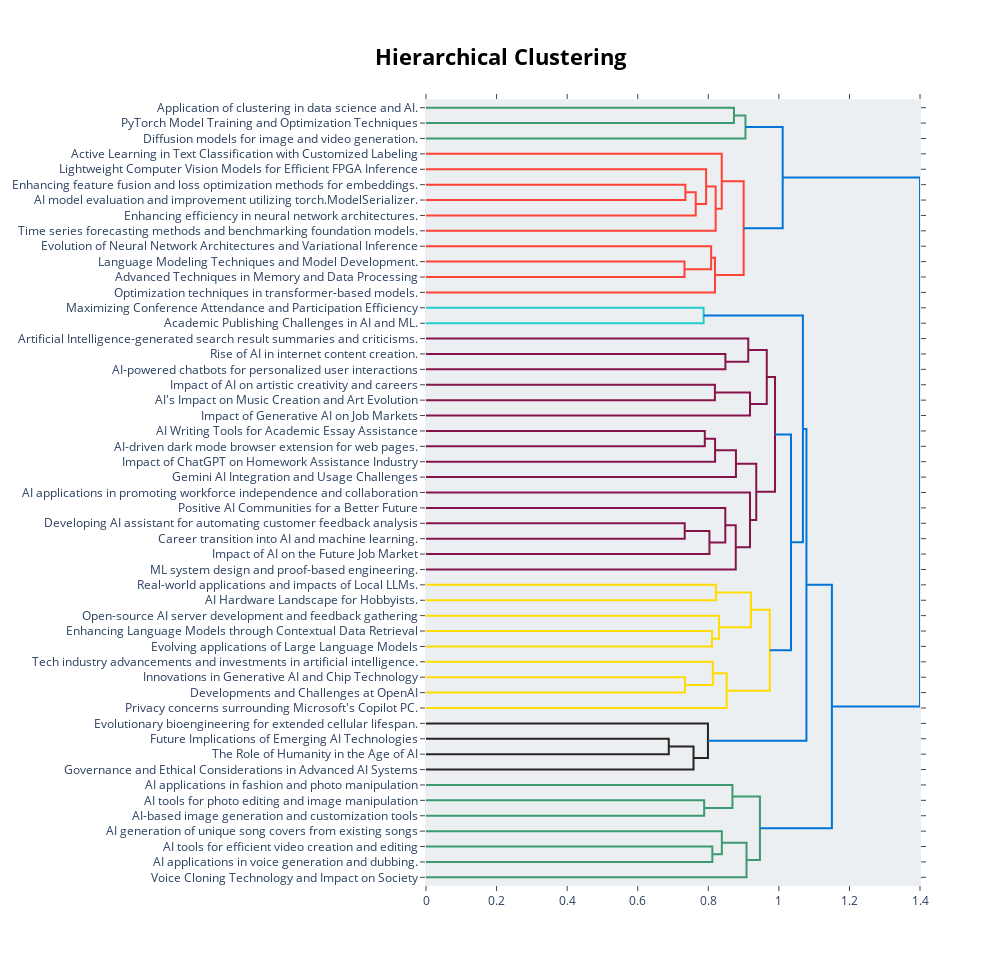

Here is the notebook cell this chart was saved with:
### Code cell
topic_model.visualize_hierarchy(custom_labels=True)

### Figure 1 — Plotly figure (JSON) as saved in the notebook; plotly's stock layout.template omitted (floating-point values rounded to 4 significant figures)
{"data": [{"hoverinfo": "text", "marker": {"color": "rgb(61,153,112)"}, "mode": "lines", "type": "scatter", "x": [0, 0.8727, 0.8727, 0], "xaxis": "x", "y": [-5, -5, -15, -15], "yaxis": "y"}, {"hoverinfo": "text", "marker": {"color": "rgb(61,153,112)"}, "mode": "lines", "type": "scatter", "x": [0.8727, 0.9053, 0.9053, 0], "xaxis": "x", "y": [-10, -10, -25, -25], "yaxis": "y"}, {"hoverinfo": "text", "marker": {"color": "rgb(255,65,54)"}, "mode": "lines", "type": "scatter", "x": [0, 0.7352, 0.7352, 0], "xaxis": "x", "y": [-55, -55, -65, -65], "yaxis": "y"}, {"hoverinfo": "text", "marker": {"color": "rgb(255,65,54)"}, "mode": "lines", "type": "scatter", "x": [0.7352, 0.7644, 0.7644, 0], "xaxis": "x", "y": [-60, -60, -75, -75], "yaxis": "y"}, {"hoverinfo": "text", "marker": {"color": "rgb(255,65,54)"}, "mode": "lines", "type": "scatter", "x": [0, 0.7938, 0.7938, 0.7644], "xaxis": "x", "y": [-45, -45, -67.5, -67.5], "yaxis": "y"}, {"hoverinfo": "text", "marker": {"color": "rgb(255,65,54)"}, "mode": "lines", "type": "scatter", "x": [0.7938, 0.8209, 0.8209, 0], "xaxis": "x", "y": [-56.25, -56.25, -85, -85], "yaxis": "y"}, {"hoverinfo": "text", "marker": {"color": "rgb(255,65,54)"}, "mode": "lines", "type": "scatter", "x": [0, 0.8381, 0.8381, 0.8209], "xaxis": "x", "y": [-35, -35, -70.62, -70.62], "yaxis": "y"}, {"hoverinfo": "text", "marker": {"color": "rgb(255,65,54)"}, "mode": "lines", "type": "scatter", "x": [0, 0.7326, 0.7326, 0], "xaxis": "x", "y": [-105, -105, -115, -115], "yaxis": "y"}, {"hoverinfo": "text", "marker": {"color": "rgb(255,65,54)"}, "mode": "lines", "type": "scatter", "x": [0, 0.8081, 0.8081, 0.7326], "xaxis": "x", "y": [-95, -95, -110, -110], "yaxis": "y"}, {"hoverinfo": "text", "marker": {"color": "rgb(255,65,54)"}, "mode": "lines", "type": "scatter", "x": [0.8081, 0.819, 0.819, 0], "xaxis": "x", "y": [-102.5, -102.5, -125, -125], "yaxis": "y"}, {"hoverinfo": "text", "marker": {"color": "rgb(255,65,54)"}, "mode": "lines", "type": "scatter", "x": [0.8381, 0.9002, 0.9002, 0.819], "xaxis": "x", "y": [-52.81, -52.81, -113.8, -113.8], "yaxis": "y"}, {"hoverinfo": "text", "marker": {"color": "rgb(0,116,217)"}, "mode": "lines", "type": "scatter", "x": [0.9053, 1.011, 1.011, 0.9002], "xaxis": "x", "y": [-17.5, -17.5, -83.28, -83.28], "yaxis": "y"}, {"hoverinfo": "text", "marker": {"color": "rgb(35,205,205)"}, "mode": "lines", "type": "scatter", "x": [0, 0.7867, 0.7867, 0], "xaxis": "x", "y": [-135, -135, -145, -145], "yaxis": "y"}, {"hoverinfo": "text", "marker": {"color": "rgb(133,20,75)"}, "mode": "lines", "type": "scatter", "x": [0, 0.8485, 0.8485, 0], "xaxis": "x", "y": [-165, -165, -175, -175], "yaxis": "y"}, {"hoverinfo": "text", "marker": {"color": "rgb(133,20,75)"}, "mode": "lines", "type": "scatter", "x": [0, 0.9133, 0.9133, 0.8485], "xaxis": "x", "y": [-155, -155, -170, -170], "yaxis": "y"}, {"hoverinfo": "text", "marker": {"color": "rgb(133,20,75)"}, "mode": "lines", "type": "scatter", "x": [0, 0.8187, 0.8187, 0], "xaxis": "x", "y": [-185, -185, -195, -195], "yaxis": "y"}, {"hoverinfo": "text", "marker": {"color": "rgb(133,20,75)"}, "mode": "lines", "type": "scatter", "x": [0.8187, 0.9182, 0.9182, 0], "xaxis": "x", "y": [-190, -190, -205, -205], "yaxis": "y"}, {"hoverinfo": "text", "marker": {"color": "rgb(133,20,75)"}, "mode": "lines", "type": "scatter", "x": [0.9133, 0.9657, 0.9657, 0.9182], "xaxis": "x", "y": [-162.5, -162.5, -197.5, -197.5], "yaxis": "y"}, {"hoverinfo": "text", "marker": {"color": "rgb(133,20,75)"}, "mode": "lines", "type": "scatter", "x": [0, 0.7901, 0.7901, 0], "xaxis": "x", "y": [-215, -215, -225, -225], "yaxis": "y"}, {"hoverinfo": "text", "marker": {"color": "rgb(133,20,75)"}, "mode": "lines", "type": "scatter", "x": [0.7901, 0.8193, 0.8193, 0], "xaxis": "x", "y": [-220, -220, -235, -235], "yaxis": "y"}, {"hoverinfo": "text", "marker": {"color": "rgb(133,20,75)"}, "mode": "lines", "type": "scatter", "x": [0.8193, 0.8783, 0.8783, 0], "xaxis": "x", "y": [-227.5, -227.5, -245, -245], "yaxis": "y"}, {"hoverinfo": "text", "marker": {"color": "rgb(133,20,75)"}, "mode": "lines", "type": "scatter", "x": [0, 0.7332, 0.7332, 0], "xaxis": "x", "y": [-275, -275, -285, -285], "yaxis": "y"}, {"hoverinfo": "text", "marker": {"color": "rgb(133,20,75)"}, "mode": "lines", "type": "scatter", "x": [0.7332, 0.8032, 0.8032, 0], "xaxis": "x", "y": [-280, -280, -295, -295], "yaxis": "y"}, {"hoverinfo": "text", "marker": {"color": "rgb(133,20,75)"}, "mode": "lines", "type": "scatter", "x": [0, 0.8482, 0.8482, 0.8032], "xaxis": "x", "y": [-265, -265, -287.5, -287.5], "yaxis": "y"}, {"hoverinfo": "text", "marker": {"color": "rgb(133,20,75)"}, "mode": "lines", "type": "scatter", "x": [0.8482, 0.8778, 0.8778, 0], "xaxis": "x", "y": [-276.2, -276.2, -305, -305], "yaxis": "y"}, {"hoverinfo": "text", "marker": {"color": "rgb(133,20,75)"}, "mode": "lines", "type": "scatter", "x": [0, 0.9182, 0.9182, 0.8778], "xaxis": "x", "y": [-255, -255, -290.6, -290.6], "yaxis": "y"}, {"hoverinfo": "text", "marker": {"color": "rgb(133,20,75)"}, "mode": "lines", "type": "scatter", "x": [0.8783, 0.9359, 0.9359, 0.9182], "xaxis": "x", "y": [-236.2, -236.2, -272.8, -272.8], "yaxis": "y"}, {"hoverinfo": "text", "marker": {"color": "rgb(133,20,75)"}, "mode": "lines", "type": "scatter", "x": [0.9657, 0.9891, 0.9891, 0.9359], "xaxis": "x", "y": [-180, -180, -254.5, -254.5], "yaxis": "y"}, {"hoverinfo": "text", "marker": {"color": "rgb(255,220,0)"}, "mode": "lines", "type": "scatter", "x": [0, 0.8216, 0.8216, 0], "xaxis": "x", "y": [-315, -315, -325, -325], "yaxis": "y"}, {"hoverinfo": "text", "marker": {"color": "rgb(255,220,0)"}, "mode": "lines", "type": "scatter", "x": [0, 0.8104, 0.8104, 0], "xaxis": "x", "y": [-345, -345, -355, -355], "yaxis": "y"}, {"hoverinfo": "text", "marker": {"color": "rgb(255,220,0)"}, "mode": "lines", "type": "scatter", "x": [0, 0.8305, 0.8305, 0.8104], "xaxis": "x", "y": [-335, -335, -350, -350], "yaxis": "y"}, {"hoverinfo": "text", "marker": {"color": "rgb(255,220,0)"}, "mode": "lines", "type": "scatter", "x": [0.8216, 0.9209, 0.9209, 0.8305], "xaxis": "x", "y": [-320, -320, -342.5, -342.5], "yaxis": "y"}, {"hoverinfo": "text", "marker": {"color": "rgb(255,220,0)"}, "mode": "lines", "type": "scatter", "x": [0, 0.734, 0.734, 0], "xaxis": "x", "y": [-375, -375, -385, -385], "yaxis": "y"}, {"hoverinfo": "text", "marker": {"color": "rgb(255,220,0)"}, "mode": "lines", "type": "scatter", "x": [0, 0.813, 0.813, 0.734], "xaxis": "x", "y": [-365, -365, -380, -380], "yaxis": "y"}, {"hoverinfo": "text", "marker": {"color": "rgb(255,220,0)"}, "mode": "lines", "type": "scatter", "x": [0.813, 0.8521, 0.8521, 0], "xaxis": "x", "y": [-372.5, -372.5, -395, -395], "yaxis": "y"}, {"hoverinfo": "text", "marker": {"color": "rgb(255,220,0)"}, "mode": "lines", "type": "scatter", "x": [0.9209, 0.9742, 0.9742, 0.8521], "xaxis": "x", "y": [-331.2, -331.2, -383.8, -383.8], "yaxis": "y"}, {"hoverinfo": "text", "marker": {"color": "rgb(0,116,217)"}, "mode": "lines", "type": "scatter", "x": [0.9891, 1.034, 1.034, 0.9742], "xaxis": "x", "y": [-217.3, -217.3, -357.5, -357.5], "yaxis": "y"}, {"hoverinfo": "text", "marker": {"color": "rgb(0,116,217)"}, "mode": "lines", "type": "scatter", "x": [0.7867, 1.068, 1.068, 1.034], "xaxis": "x", "y": [-140, -140, -287.4, -287.4], "yaxis": "y"}, {"hoverinfo": "text", "marker": {"color": "rgb(40,35,35)"}, "mode": "lines", "type": "scatter", "x": [0, 0.688, 0.688, 0], "xaxis": "x", "y": [-415, -415, -425, -425], "yaxis": "y"}, {"hoverinfo": "text", "marker": {"color": "rgb(40,35,35)"}, "mode": "lines", "type": "scatter", "x": [0.688, 0.7581, 0.7581, 0], "xaxis": "x", "y": [-420, -420, -435, -435], "yaxis": "y"}, {"hoverinfo": "text", "marker": {"color": "rgb(40,35,35)"}, "mode": "lines", "type": "scatter", "x": [0, 0.799, 0.799, 0.7581], "xaxis": "x", "y": [-405, -405, -427.5, -427.5], "yaxis": "y"}, {"hoverinfo": "text", "marker": {"color": "rgb(0,116,217)"}, "mode": "lines", "type": "scatter", "x": [1.068, 1.078, 1.078, 0.799], "xaxis": "x", "y": [-213.7, -213.7, -416.2, -416.2], "yaxis": "y"}, {"hoverinfo": "text", "marker": {"color": "rgb(61,153,112)"}, "mode": "lines", "type": "scatter", "x": [0, 0.7883, 0.7883, 0], "xaxis": "x", "y": [-455, -455, -465, -465], "yaxis": "y"}, {"hoverinfo": "text", "marker": {"color": "rgb(61,153,112)"}, "mode": "lines", "type": "scatter", "x": [0, 0.8684, 0.8684, 0.7883], "xaxis": "x", "y": [-445, -445, -460, -460], "yaxis": "y"}, {"hoverinfo": "text", "marker": {"color": "rgb(61,153,112)"}, "mode": "lines", "type": "scatter", "x": [0, 0.8115, 0.8115, 0], "xaxis": "x", "y": [-485, -485, -495, -495], "yaxis": "y"}, {"hoverinfo": "text", "marker": {"color": "rgb(61,153,112)"}, "mode": "lines", "type": "scatter", "x": [0, 0.8384, 0.8384, 0.8115], "xaxis": "x", "y": [-475, -475, -490, -490], "yaxis": "y"}, {"hoverinfo": "text", "marker": {"color": "rgb(61,153,112)"}, "mode": "lines", "type": "scatter", "x": [0.8384, 0.9083, 0.9083, 0], "xaxis": "x", "y": [-482.5, -482.5, -505, -505], "yaxis": "y"}, {"hoverinfo": "text", "marker": {"color": "rgb(61,153,112)"}, "mode": "lines", "type": "scatter", "x": [0.8684, 0.9463, 0.9463, 0.9083], "xaxis": "x", "y": [-452.5, -452.5, -493.8, -493.8], "yaxis": "y"}, {"hoverinfo": "text", "marker": {"color": "rgb(0,116,217)"}, "mode": "lines", "type": "scatter", "x": [1.078, 1.15, 1.15, 0.9463], "xaxis": "x", "y": [-315.0, -315.0, -473.1, -473.1], "yaxis": "y"}, {"hoverinfo": "text", "marker": {"color": "rgb(0,116,217)"}, "mode": "lines", "type": "scatter", "x": [1.011, 1.4, 1.4, 1.15], "xaxis": "x", "y": [-50.39, -50.39, -394.0, -394.0], "yaxis": "y"}], "layout": {"autosize": false, "height": 965, "hoverlabel": {"bgcolor": "white", "font": {"family": "Rockwell", "size": 16}}, "hovermode": "closest", "plot_bgcolor": "#ECEFF1", "showlegend": false, "title": {"font": {"color": "Black", "size": 22}, "text": "<b>Hierarchical Clustering</b>", "x": 0.5, "xanchor": "center", "yanchor": "top"}, "width": 1000, "xaxis": {"mirror": "allticks", "rangemode": "tozero", "showgrid": false, "showline": true, "showticklabels": true, "ticks": "outside", "type": "linear", "zeroline": false}, "yaxis": {"mirror": "allticks", "range": [-510, 0], "rangemode": "tozero", "showgrid": false, "showline": true, "showticklabels": true, "tickmode": "array", "ticks": "outside", "ticktext": ["Application of clustering in data science and AI.", "PyTorch Model Training and Optimization Techniques", "Diffusion models for image and video generation.", "Active Learning in Text Classification with Customized Labeling", "Lightweight Computer Vision Models for Efficient FPGA Inference", "Enhancing feature fusion and loss optimization methods for embeddings.", "AI model evaluation and improvement utilizing torch.ModelSerializer.", "Enhancing efficiency in neural network architectures.", "Time series forecasting methods and benchmarking foundation models.", "Evolution of Neural Network Architectures and Variational Inference", "Language Modeling Techniques and Model Development.", "Advanced Techniques in Memory and Data Processing", "Optimization techniques in transformer-based models.", "Maximizing Conference Attendance and Participation Efficiency", "Academic Publishing Challenges in AI and ML.", "Artificial Intelligence-generated search result summaries and criticisms.", "Rise of AI in internet content creation.", "AI-powered chatbots for personalized user interactions", "Impact of AI on artistic creativity and careers", "AI's Impact on Music Creation and Art Evolution", "Impact of Generative AI on Job Markets", "AI Writing Tools for Academic Essay Assistance", "AI-driven dark mode browser extension for web pages.", "Impact of ChatGPT on Homework Assistance Industry", "Gemini AI Integration and Usage Challenges", "AI applications in promoting workforce independence and collaboration", "Positive AI Communities for a Better Future", "Developing AI assistant for automating customer feedback analysis", "Career transition into AI and machine learning.", "Impact of AI on the Future Job Market", "ML system design and proof-based engineering.", "Real-world applications and impacts of Local LLMs.", "AI Hardware Landscape for Hobbyists.", "Open-source AI server development and feedback gathering", "Enhancing Language Models through Contextual Data Retrieval", "Evolving applications of Large Language Models", "Tech industry advancements and investments in artificial intelligence.", "Innovations in Generative AI and Chip Technology", "Developments and Challenges at OpenAI", "Privacy concerns surrounding Microsoft's Copilot PC.", "Evolutionary bioengineering for extended cellular lifespan.", "Future Implications of Emerging AI Technologies", "The Role of Humanity in the Age of AI", "Governance and Ethical Considerations in Advanced AI Systems", "AI applications in fashion and photo manipulation", "AI tools for photo editing and image manipulation", "AI-based image generation and customization tools", "AI generation of unique song covers from existing songs", "AI tools for efficient video creation and editing", "AI applications in voice generation and dubbing.", "Voice Cloning Technology and Impact on Society"], "tickvals": [-5, -15, -25, -35, -45, -55, -65, -75, -85, -95, -105, -115, -125, -135, -145, -155, -165, -175, -185, -195, -205, -215, -225, -235, -245, -255, -265, -275, -285, -295, -305, -315, -325, -335, -345, -355, -365, -375, -385, -395, -405, -415, -425, -435, -445, -455, -465, -475, -485, -495, -505], "type": "linear", "zeroline": false}}}
